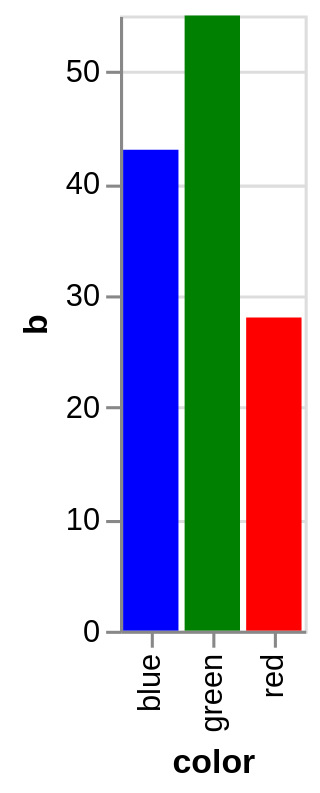

The specification (Vega-Lite) saved for this image:
### Vega specification from a JSON file in a GitHub repository (floating-point values rounded to 4 significant figures)
{"$schema": "https://vega.github.io/schema/vega/v5.json", "description": "A bar chart that directly encodes color names in the data.", "autosize": "pad", "padding": 5, "height": 200, "style": "cell", "data": [{"name": "source_0", "values": [{"color": "red", "b": 28}, {"color": "green", "b": 55}, {"color": "blue", "b": 43}]}, {"name": "data_0", "source": "source_0", "transform": [{"type": "filter", "expr": "datum[\"b\"] !== null && !isNaN(datum[\"b\"])"}]}], "signals": [{"name": "x_step", "value": 20}, {"name": "width", "update": "bandspace(domain('x').length, 0.1, 0.05) * x_step"}], "marks": [{"name": "marks", "type": "rect", "style": ["bar"], "from": {"data": "data_0"}, "encode": {"update": {"fill": {"field": "color"}, "x": {"scale": "x", "field": "color"}, "width": {"scale": "x", "band": true}, "y": {"scale": "y", "field": "b"}, "y2": {"scale": "y", "value": 0}}}}], "scales": [{"name": "x", "type": "band", "domain": {"data": "data_0", "field": "color", "sort": true}, "range": {"step": {"signal": "x_step"}}, "paddingInner": 0.1, "paddingOuter": 0.05}, {"name": "y", "type": "linear", "domain": {"data": "data_0", "field": "b"}, "range": [{"signal": "height"}, 0], "nice": true, "zero": true}], "axes": [{"scale": "x", "orient": "bottom", "grid": false, "title": "color", "labelAlign": "right", "labelAngle": 270, "labelBaseline": "middle", "zindex": 1}, {"scale": "y", "orient": "left", "grid": false, "title": "b", "labelOverlap": true, "tickCount": {"signal": "ceil(height/40)"}, "zindex": 1}, {"scale": "y", "orient": "left", "gridScale": "x", "grid": true, "tickCount": {"signal": "ceil(height/40)"}, "domain": false, "labels": false, "maxExtent": 0, "minExtent": 0, "ticks": false, "zindex": 0}]}
